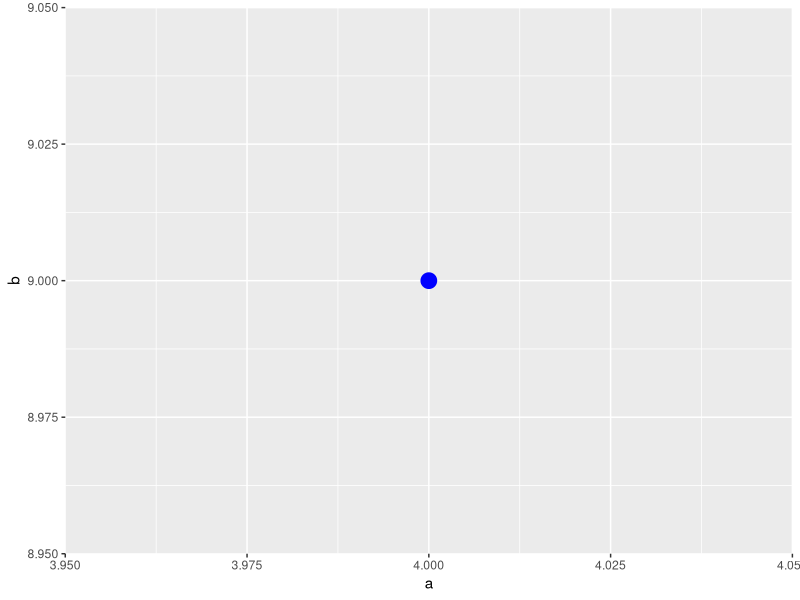
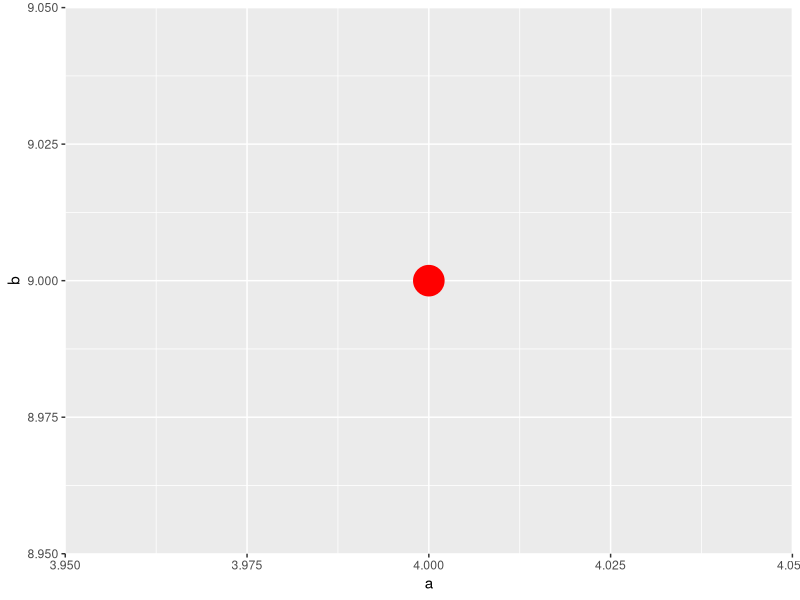

The R script that drew these images, in order:
a<-4
b<-9
dat<-data.frame(a,b)
dat
library(ggplot2)
ggplot()+geom_point(data=dat,aes(x=a,y=b),size=5,color="blue")

ggplot()+geom_point(data=dat,aes(x=a,y=b),size=10,color="red")